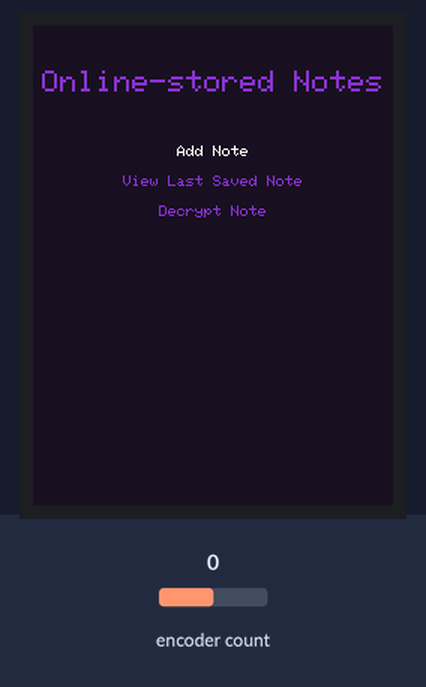
Bench run of a sketch on a simulated ESP32. On the bench: 240×320 colour display. The test bench sets the inputs (shaded band); at power-on: encoder count 0.

Above: at 1.4 s.
1.5 s: encoder count set to 1
At 2.0 s:
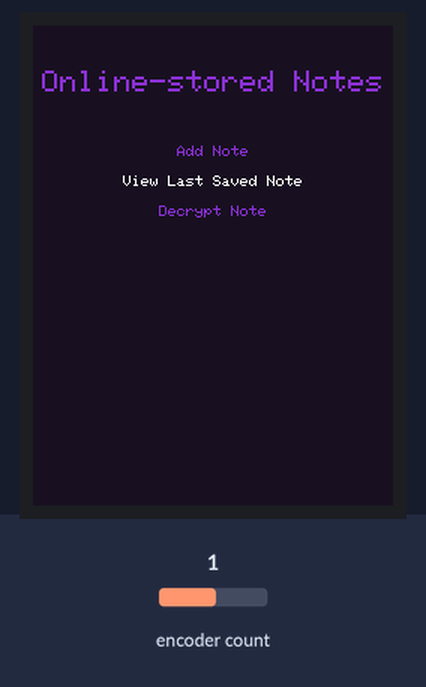
3.0 s: encoder count set to 2
At 4.2 s:
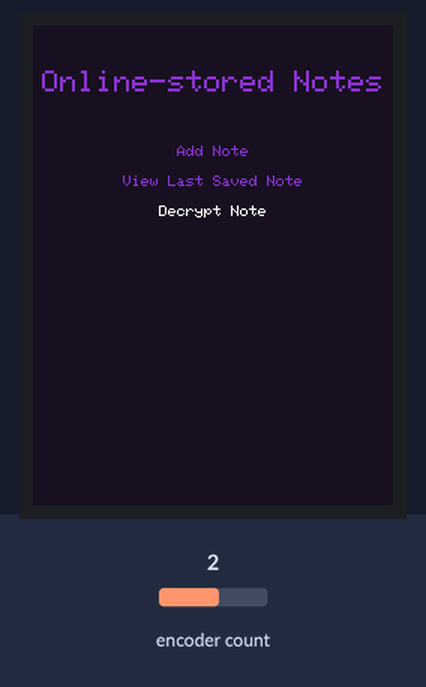
4.5 s: encoder count set to 3
At 5.5 s:
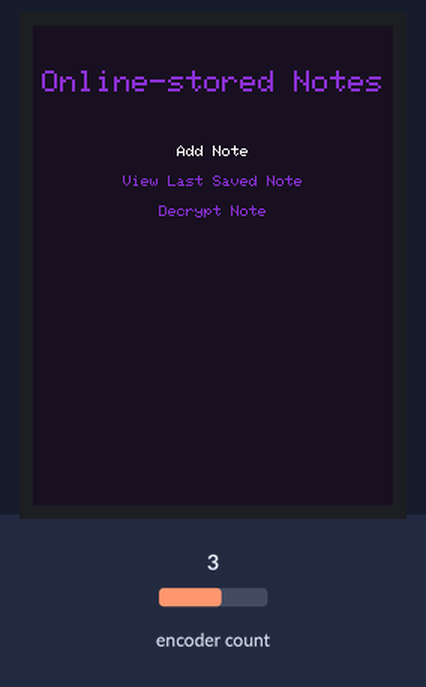
Timing chart, 0 to 7.5 s (numbered marks = the images above; inputs shaded):
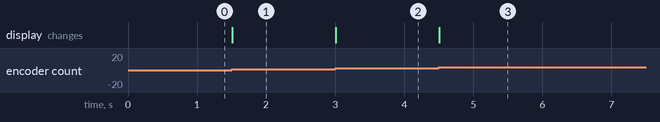

The sketch:

Onl_notes_menu.ino
```cpp
// (licence header left out)
#include <Adafruit_GFX.h>                                                   // include Adafruit graphics library
#include <Adafruit_ILI9341.h>                                               // include Adafruit ILI9341 TFT library
#include <EncButton2.h>
#define TFT_CS    15                                                        // TFT CS  pin is connected to ESP32 pin D15
#define TFT_RST   4                                                         // TFT RST pin is connected to ESP32 pin D4
#define TFT_DC    2                                                         // TFT DC  pin is connected to ESP32 pin D2
                                                                            // SCK (CLK) ---> ESP32 pin D18
                                                                            // MOSI(DIN) ---> ESP32 pin D23

Adafruit_ILI9341 tft = Adafruit_ILI9341(TFT_CS, TFT_DC, TFT_RST);
EncButton2<EB_ENC> enc0(INPUT, 26, 27);
int curr_key;

void disp_centered_text(String t_disp, int y){
   int16_t x1, y1;
   uint16_t w, h;
   tft.getTextBounds(t_disp, 240, 0, &x1, &y1, &w, &h);
   tft.setCursor(120 - (w / 2), y);
   tft.print(t_disp);
}

void onl_st_nts(int curr_pos){
  tft.setTextColor(0x899a, 0x1884);
  tft.setTextSize(1);
  if (curr_pos == 0){
    tft.setTextColor(0xffff, 0x1884);
    disp_centered_text("Add Note", 80);
    tft.setTextColor(0x899a, 0x1884);
    disp_centered_text("View Last Saved Note", 100);
    disp_centered_text("Decrypt Note", 120);
  }
  if (curr_pos == 1){
    disp_centered_text("Add Note", 80);
    tft.setTextColor(0xffff, 0x1884);
    disp_centered_text("View Last Saved Note", 100);
    tft.setTextColor(0x899a, 0x1884);
    disp_centered_text("Decrypt Note", 120);
  }
  if (curr_pos == 2){
    disp_centered_text("Add Note", 80);
    disp_centered_text("View Last Saved Note", 100);
    tft.setTextColor(0xffff, 0x1884);
    disp_centered_text("Decrypt Note", 120);
  }
}

void setup() {
   tft.begin();
   tft.setRotation(0);
   tft.fillScreen(0x1884);
   tft.setTextSize(2);
   tft.setTextColor(0x899a, 0x1884);
   disp_centered_text("Online-stored Notes", 30);
   curr_key = 0;
   onl_st_nts(curr_key);
}

void loop(){
  enc0.tick();
  if (enc0.left())
    curr_key--;
  if (enc0.right())
    curr_key++;

  if(curr_key < 0)
    curr_key = 2;

  if(curr_key > 2)
    curr_key = 0;

  if (enc0.turn()) {
    onl_st_nts(curr_key);
  }
}
```

Measured:
- after the input at 1.5 s, the display: changes at once (image 1)
- after the input at 3.0 s, the display: changes at once (image 2)
- after the input at 4.5 s, the display: changes at once (image 3)
